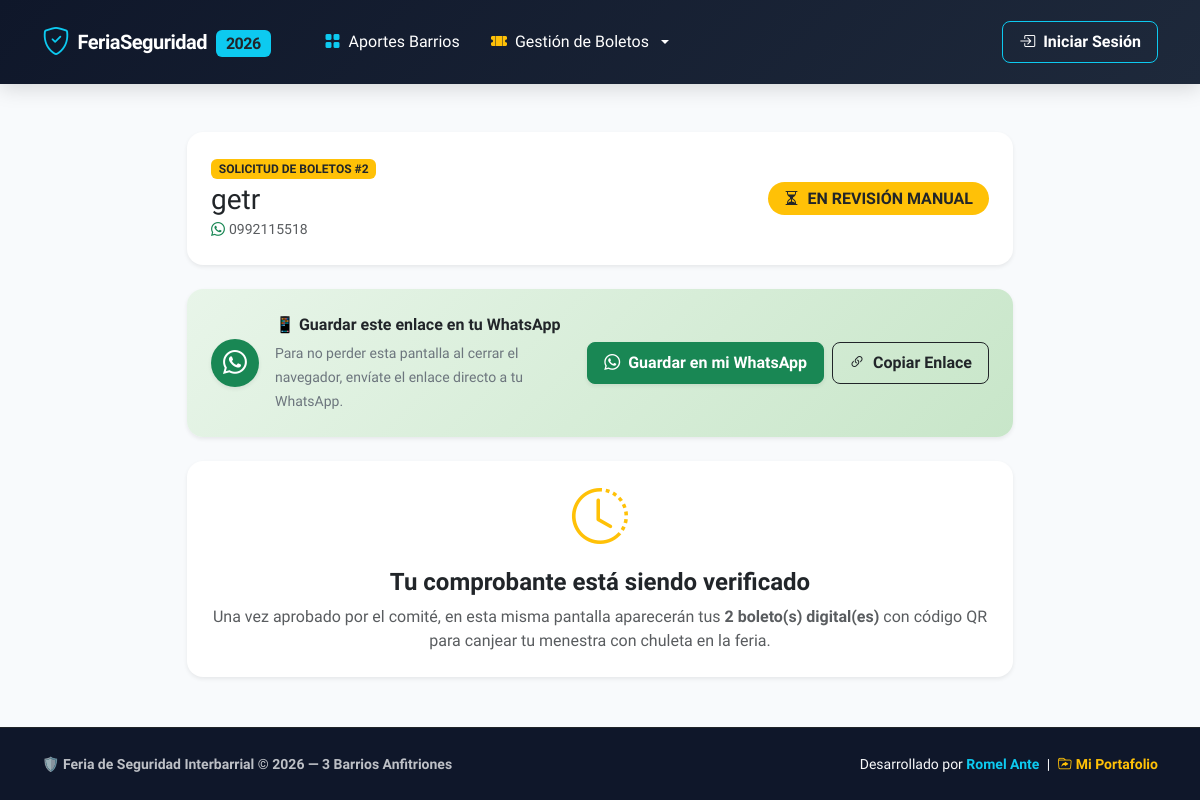
Screenshot of /preventa/2/detalle/ with the database file from the repository.
### feria/models.py (models this page shows, shortened)
class SolicitudBoleto(models.Model):
    ESTADO_CHOICES = [
        ('pendiente', 'En Revisión (Comprobante Subido)'),
        ('confirmado', 'Aprobado / Confirmado'),
        ('rechazado', 'Rechazado'),
    ]
    nombre_comprador = models.CharField(max_length=150, verbose_name="Nombre Completo")
    cedula = models.CharField(max_length=20, verbose_name="Cédula / Identificación", blank=True, default='')
    telefono = models.CharField(max_length=50, verbose_name="Teléfono WhatsApp")
    email = models.EmailField(blank=True, verbose_name="Correo Electrónico")
    cantidad = models.PositiveIntegerField(default=1, verbose_name="Cantidad de Boletos")
    precio_unitario = models.DecimalField(max_digits=6, decimal_places=2, default=3.00, verbose_name="Precio Unitario ($)")
    total = models.DecimalField(max_digits=8, decimal_places=2, verbose_name="Total ($)")
    comprobante = models.ImageField(upload_to='comprobantes/', verbose_name="Comprobante de Pago")
    numero_comprobante = models.CharField(max_length=100, blank=True, null=True, verbose_name="Nro. de Comprobante / Referencia")
    estado = models.CharField(max_length=20, choices=ESTADO_CHOICES, default='pendiente', verbose_name="Estado")
    notas_admin = models.TextField(blank=True, verbose_name="Notas del Administrador")
    fecha_solicitud = models.DateTimeField(auto_now_add=True, verbose_name="Fecha de Solicitud")
    fecha_respuesta = models.DateTimeField(null=True, blank=True, verbose_name="Fecha de Respuesta")
    class Meta:
        verbose_name = "Solicitud de Boleto Digital"
        verbose_name_plural = "Solicitudes de Boletos Digitales"
        ordering = ['-fecha_solicitud']
    def get_whatsapp_consulta_link(self, request=None):
        import urllib.parse
        phone_digits = ''.join(filter(str.isdigit, self.telefono))
        if phone_digits.startswith('0'):
            phone_digits = '593' + phone_digits[1:]
        elif not phone_digits.startswith('593') and len(phone_digits) == 9:
            phone_digits = '593' + phone_digits
        if request:
            url_detalle = request.build_absolute_uri(f"/preventa/{self.pk}/detalle/")
        else:
            url_detalle = f"/preventa/{self.pk}/detalle/"
        mensaje = (
            f"🎟️ *Mi Solicitud de Boleto Digital - Feria de Seguridad 2026*\n\n"
            f"Hola {self.nombre_comprador}, este es tu enlace personal para consultar el estado de tu solicitud y ver tus boletos con código QR:\n\n"
            f"📲 *Consulta el estado de tu boleto aquí:*\n"
            f"{url_detalle}\n\n"
            f"📌 *Detalle:* Solicitud #{self.id} | {self.cantidad} boleto(s) | Total: ${self.total} USD\n\n"
            f"¡Guarda este mensaje en tu WhatsApp para no perder tu boleto! 🎪"
        )
        return f"https://api.whatsapp.com/send?phone={phone_digits}&text={urllib.parse.quote(mensaje)}"

### feria/views.py (the view)
# urls.py: path('preventa/<int:pk>/detalle/', views.solicitud_detalle_publico, name='solicitud_detalle_publico'),
def solicitud_detalle_publico(request, pk):
    solicitud = get_object_or_404(SolicitudBoleto, pk=pk)
    boletos = solicitud.boletos_digitales.all()
    wa_consulta_link = solicitud.get_whatsapp_consulta_link(request)
    return render(request, 'feria/solicitud_detalle_publico.html', {
        'solicitud': solicitud,
        'boletos': boletos,
        'wa_consulta_link': wa_consulta_link
    })

### feria/templates/feria/solicitud_detalle_publico.html (shortened to what this page needs)
{% extends 'feria/base.html' %}
{% block content %}
<div class="container py-2" style="max-width: 850px;">
    <div class="card card-custom p-4 bg-white mb-4 shadow-sm border-0">
        <div class="d-flex flex-column flex-md-row justify-content-between align-items-md-center gap-3">
            <div>
                <span class="badge bg-warning text-dark mb-1 fw-bold">SOLICITUD DE BOLETOS #{{ solicitud.id }}</span>
                <h3 class="fw-extrabold mb-0 text-dark">{{ solicitud.nombre_comprador }}</h3>
                <small class="text-muted">{% if solicitud.cedula %}<i class="bi bi-card-text me-1"></i>C.I.: {{ solicitud.cedula }} | {% endif %}<i class="bi bi-whatsapp text-success me-1"></i>{{ solicitud.telefono }}</small>
            </div>
            <div>
                {% if solicitud.estado == 'pendiente' %}
                    <span class="badge bg-warning text-dark fs-6 px-3 py-2 rounded-pill">
                        <i class="bi bi-hourglass-split me-1"></i> EN REVISIÓN MANUAL
                    </span>
                {% elif solicitud.estado == 'confirmado' %}
                    <span class="badge bg-success fs-6 px-3 py-2 rounded-pill">
                        <i class="bi bi-check-circle-fill me-1"></i> APROBADO / BOLETOS LISTOS
                    </span>
                {% else %}
                    <span class="badge bg-danger fs-6 px-3 py-2 rounded-pill">
                        <i class="bi bi-x-circle-fill me-1"></i> RECHAZADO
                    </span>
                {% endif %}
            </div>
        </div>
    </div>
    <div class="card p-3 p-md-4 mb-4 border-0 shadow-sm" style="background: linear-gradient(135deg, #e8f5e9 0%, #c8e6c9 100%); border-radius: 16px;">
        <div class="d-flex flex-column flex-md-row align-items-md-center justify-content-between gap-3">
            <div class="d-flex align-items-center gap-3">
                <div class="bg-success text-white p-2.5 rounded-circle d-flex align-items-center justify-content-center shadow-sm" style="width: 48px; height: 48px; flex-shrink: 0;">
                    <i class="bi bi-whatsapp fs-4"></i>
                </div>
                <div>
                    <strong class="d-block text-dark fs-6 mb-1">📱 Guardar este enlace en tu WhatsApp</strong>
                    <small class="text-secondary">Para no perder esta pantalla al cerrar el navegador, envíate el enlace directo a tu WhatsApp.</small>
                </div>
            </div>
            <div class="d-flex flex-wrap gap-2 align-items-center flex-shrink-0">
                <a href="{{ wa_consulta_link }}" target="_blank" class="btn btn-success fw-bold px-3 py-2 rounded-3 shadow-sm d-inline-flex align-items-center gap-1">
                    <i class="bi bi-whatsapp me-1"></i> Guardar en mi WhatsApp
                </a>
                <button type="button" onclick="copiarEnlacePublico()" class="btn btn-outline-dark fw-bold px-3 py-2 rounded-3" title="Copiar enlace al portapapeles">
                    <i class="bi bi-link-45deg me-1"></i> Copiar Enlace
                </button>
            </div>
        </div>
    </div>
    {% if solicitud.estado == 'pendiente' %}
        <div class="card card-custom p-4 text-center bg-white border-0 shadow-sm">
            <i class="bi bi-clock-history text-warning display-4 mb-3"></i>
            <h4 class="fw-bold text-dark">Tu comprobante está siendo verificado</h4>
            <p class="text-muted mb-0">Una vez aprobado por el comité, en esta misma pantalla aparecerán tus <strong>{{ solicitud.cantidad }} boleto(s) digital(es)</strong> con código QR para canjear tu menestra con chuleta en la feria.</p>
        </div>
    {% endif %}
</div>
{% endblock %}

### feria/templates/feria/base.html (style rules this page uses)
:root { --brand-primary: #2563eb; --brand-dark: #0f172a; --brand-accent: #06b6d4; --bg-light: #f8fafc; }
body { font-family: 'Plus Jakarta Sans', -apple-system, BlinkMacSystemFont, "Segoe UI", Roboto, sans-serif; background-color: var(--bg-light); color: #1e293b; min-height: 100vh; display: flex; flex-direction: column; }
.card-custom { border: none; border-radius: 16px; box-shadow: 0 4px 12px rgba(0, 0, 0, 0.04); transition: transform 0.2s ease, box-shadow 0.2s ease; }

### rows the page displays
SolicitudBoleto: id "2", nombre_comprador "getr", telefono "0992115518", cantidad "2"
